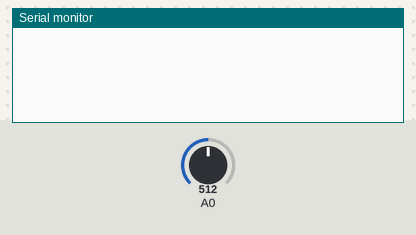
Bench run of a sketch on a simulated Arduino Uno, built with avr-gcc and run on an emulated ATmega328P. Shown: the last lines printed to the serial monitor. The test bench sets the inputs (shaded band); at power-on: A0 = 512.

Above: at 1.2 s.
1.3 s: A0 set to 716
At 3.2 s:
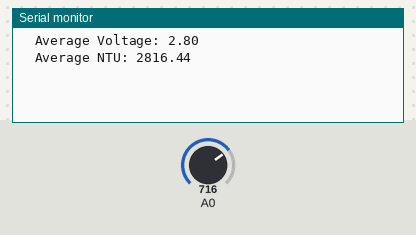
3.5 s: A0 set to 900
At 4.9 s:
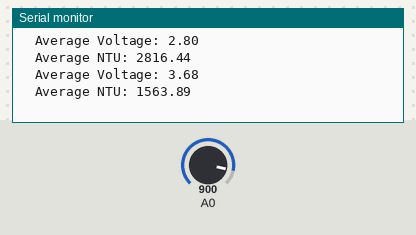
Timing chart, 0 to 6.5 s (numbered marks = the images above; inputs shaded):
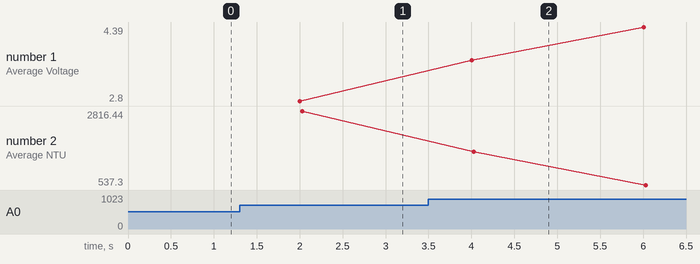

The sketch:

Turbidity_Testing.ino
```cpp
/*
 * Example code for DFRobot Turbidity Sensor to test
*/

void setup() {
  Serial.begin(9600); //Baud rate: 9600
}
void loop() {
  float average;
  float readings[10];
  float NTU;

  for(int i = 0; i<10; i++) {
    readings[i] = readTurbidity();
    delay(200);
  }

  //Following is to take an average of the 10 readings just taken to get an average for this Turbidity
  for(int i = 0; i<10; i++) {
    average += readings[i];
  }
  average = average / 10;
  Serial.print("  Average Voltage: "); Serial.println(average);
  NTU = average * -1428.3 + 6814.01;

  Serial.print("  Average NTU: "); Serial.println(NTU); Serial.println();
}

float readTurbidity() {
  int sensorValue = analogRead(A0);// read the input on analog pin 0:
  float voltage = sensorValue * (5.0 / 1024.0); // Convert the analog reading (which goes from 0 - 1023) to a voltage (0 - 5V):
  return voltage;
}
```

Measured:
- after the input at 1.3 s, the serial monitor: prints a new line after 0.70 s (image 1)
- after the input at 3.5 s, the serial monitor: prints a new line after 0.50 s (image 2)
- plotted number 1: 2.8 → 4.39 after the input at 3.5 s
- plotted number 2: 2816.44 → 537.3 after the input at 3.5 s
